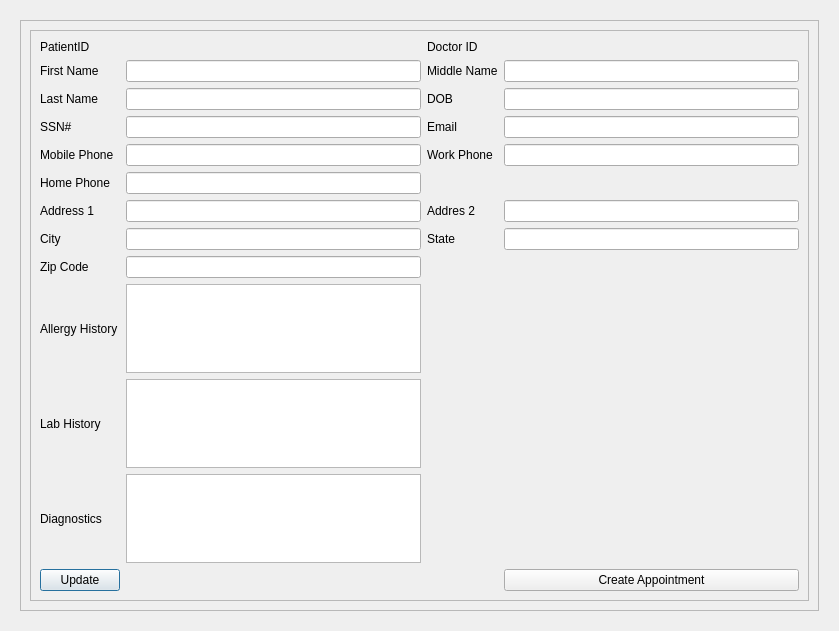
<?xml version="1.0" encoding="UTF-8"?>
<ui version="4.0">
 <class>PatientUpdate</class>
 <widget class="QDialog" name="PatientUpdate">
  <property name="geometry">
   <rect>
    <x>0</x>
    <y>0</y>
    <width>839</width>
    <height>631</height>
   </rect>
  </property>
  <property name="windowTitle">
   <string>DrStrange v.1.0</string>
  </property>
  <layout class="QVBoxLayout" name="verticalLayout">
   <item>
    <widget class="QWidget" name="widget" native="true">
     <layout class="QVBoxLayout" name="verticalLayout_2">
      <item>
       <widget class="QFrame" name="frame">
        <property name="frameShape">
         <enum>QFrame::StyledPanel</enum>
        </property>
        <property name="frameShadow">
         <enum>QFrame::Raised</enum>
        </property>
        <layout class="QGridLayout" name="gridLayout">
         <item row="0" column="0">
          <widget class="QFrame" name="frame_2">
           <property name="frameShape">
            <enum>QFrame::StyledPanel</enum>
           </property>
           <property name="frameShadow">
            <enum>QFrame::Raised</enum>
           </property>
           <layout class="QGridLayout" name="gridLayout_2">
            <item row="8" column="1">
             <widget class="QLineEdit" name="patientUpdateCity"/>
            </item>
            <item row="3" column="3">
             <widget class="QLineEdit" name="patientUpdateDOB"/>
            </item>
            <item row="6" column="1">
             <widget class="QLineEdit" name="patientUpdateHomePhone"/>
            </item>
            <item row="3" column="0">
             <widget class="QLabel" name="label_4">
              <property name="text">
               <string>Last Name</string>
              </property>
             </widget>
            </item>
            <item row="10" column="1">
             <widget class="QTextEdit" name="patientUpdateAllergyHistory"/>
            </item>
            <item row="4" column="2">
             <widget class="QLabel" name="label_15">
              <property name="text">
               <string>Email</string>
              </property>
             </widget>
            </item>
            <item row="4" column="1">
             <widget class="QLineEdit" name="patientUpdateSSN"/>
            </item>
            <item row="10" column="0">
             <widget class="QLabel" name="label_11">
              <property name="text">
               <string>Allergy History</string>
              </property>
             </widget>
            </item>
            <item row="3" column="2">
             <widget class="QLabel" name="label_14">
              <property name="text">
               <string>DOB</string>
              </property>
             </widget>
            </item>
            <item row="7" column="1">
             <widget class="QLineEdit" name="patientUpdateAddressLine1"/>
            </item>
            <item row="2" column="0">
             <widget class="QLabel" name="label_2">
              <property name="text">
               <string>First Name</string>
              </property>
             </widget>
            </item>
            <item row="7" column="2">
             <widget class="QLabel" name="label_18">
              <property name="text">
               <string>Addres 2</string>
              </property>
             </widget>
            </item>
            <item row="11" column="0">
             <widget class="QLabel" name="label_12">
              <property name="text">
               <string>Lab History</string>
              </property>
             </widget>
            </item>
            <item row="2" column="2">
             <widget class="QLabel" name="label_3">
              <property name="text">
               <string>Middle Name</string>
              </property>
             </widget>
            </item>
            <item row="5" column="3">
             <widget class="QLineEdit" name="patientUpdateWorkPhone"/>
            </item>
            <item row="5" column="2">
             <widget class="QLabel" name="label_16">
              <property name="text">
               <string>Work Phone</string>
              </property>
             </widget>
            </item>
            <item row="3" column="1">
             <widget class="QLineEdit" name="patientUpdateLastNameText"/>
            </item>
            <item row="9" column="1">
             <widget class="QLineEdit" name="patientUpdateZip"/>
            </item>
            <item row="9" column="0">
             <widget class="QLabel" name="label_10">
              <property name="text">
               <string>Zip Code</string>
              </property>
             </widget>
            </item>
            <item row="11" column="1">
             <widget class="QTextEdit" name="patientUpdateLabHistory"/>
            </item>
            <item row="8" column="2">
             <widget class="QLabel" name="label_19">
              <property name="text">
               <string>State</string>
              </property>
             </widget>
            </item>
            <item row="2" column="1">
             <widget class="QLineEdit" name="patientUpdateFirstNameText"/>
            </item>
            <item row="1" column="1">
             <widget class="QLabel" name="patientUpdatePatientID">
              <property name="text">
               <string/>
              </property>
             </widget>
            </item>
            <item row="2" column="3">
             <widget class="QLineEdit" name="patientUpdateMiddleNameText"/>
            </item>
            <item row="8" column="0">
             <widget class="QLabel" name="label_9">
              <property name="text">
               <string>City</string>
              </property>
             </widget>
            </item>
            <item row="5" column="1">
             <widget class="QLineEdit" name="patientUpdateMobile"/>
            </item>
            <item row="12" column="0">
             <widget class="QLabel" name="label_13">
              <property name="text">
               <string>Diagnostics</string>
              </property>
             </widget>
            </item>
            <item row="7" column="3">
             <widget class="QLineEdit" name="patientUpdateAddressLine2"/>
            </item>
            <item row="6" column="0">
             <widget class="QLabel" name="label_7">
              <property name="text">
               <string>Home Phone</string>
              </property>
             </widget>
            </item>
            <item row="8" column="3">
             <widget class="QLineEdit" name="patientUpdateState"/>
            </item>
            <item row="7" column="0">
             <widget class="QLabel" name="label_8">
              <property name="text">
               <string>Address 1</string>
              </property>
             </widget>
            </item>
            <item row="4" column="0">
             <widget class="QLabel" name="label_5">
              <property name="text">
               <string>SSN#</string>
              </property>
             </widget>
            </item>
            <item row="4" column="3">
             <widget class="QLineEdit" name="patientUpdateEmail"/>
            </item>
            <item row="1" column="0">
             <widget class="QLabel" name="label">
              <property name="text">
               <string>PatientID</string>
              </property>
             </widget>
            </item>
            <item row="12" column="1">
             <widget class="QTextEdit" name="patientUpdateDiagnostics"/>
            </item>
            <item row="5" column="0">
             <widget class="QLabel" name="label_6">
              <property name="text">
               <string>Mobile Phone</string>
              </property>
             </widget>
            </item>
            <item row="13" column="0">
             <widget class="QPushButton" name="updatePatientUpdateButton">
              <property name="text">
               <string>Update</string>
              </property>
             </widget>
            </item>
            <item row="13" column="1">
             <widget class="QLabel" name="updatePatientStatusLabel">
              <property name="text">
               <string/>
              </property>
             </widget>
            </item>
            <item row="13" column="3">
             <widget class="QPushButton" name="pushButton">
              <property name="text">
               <string>Create Appointment</string>
              </property>
             </widget>
            </item>
            <item row="1" column="2">
             <widget class="QLabel" name="label_17">
              <property name="text">
               <string>Doctor ID</string>
              </property>
             </widget>
            </item>
            <item row="1" column="3">
             <widget class="QLabel" name="patientUpdateDoctorIDLabel">
              <property name="text">
               <string/>
              </property>
             </widget>
            </item>
           </layout>
          </widget>
         </item>
        </layout>
       </widget>
      </item>
     </layout>
    </widget>
   </item>
  </layout>
 </widget>
 <tabstops>
  <tabstop>patientUpdateFirstNameText</tabstop>
  <tabstop>patientUpdateMiddleNameText</tabstop>
  <tabstop>patientUpdateLastNameText</tabstop>
  <tabstop>patientUpdateDOB</tabstop>
  <tabstop>patientUpdateSSN</tabstop>
  <tabstop>patientUpdateEmail</tabstop>
  <tabstop>patientUpdateMobile</tabstop>
  <tabstop>patientUpdateWorkPhone</tabstop>
  <tabstop>patientUpdateHomePhone</tabstop>
  <tabstop>patientUpdateAddressLine1</tabstop>
  <tabstop>patientUpdateAddressLine2</tabstop>
  <tabstop>patientUpdateCity</tabstop>
  <tabstop>patientUpdateState</tabstop>
  <tabstop>patientUpdateZip</tabstop>
  <tabstop>patientUpdateAllergyHistory</tabstop>
  <tabstop>patientUpdateLabHistory</tabstop>
  <tabstop>patientUpdateDiagnostics</tabstop>
  <tabstop>updatePatientUpdateButton</tabstop>
  <tabstop>pushButton</tabstop>
 </tabstops>
 <resources/>
 <connections/>
</ui>
